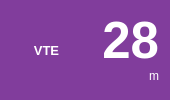
           <widget class="QFrame" name="frame_37">
            <property name="maximumSize">
             <size>
              <width>170</width>
              <height>120</height>
             </size>
            </property>
            <property name="styleSheet">
             <string notr="true">border-radius: 15px;
background-color: rgb(129, 61, 156);
color: rgb(255, 255, 255);</string>
            </property>
            <property name="frameShape">
             <enum>QFrame::Box</enum>
            </property>
            <property name="frameShadow">
             <enum>QFrame::Raised</enum>
            </property>
            <property name="lineWidth">
             <number>-17</number>
            </property>
            <property name="midLineWidth">
             <number>-8</number>
            </property>
            <layout class="QHBoxLayout" name="horizontalLayout_23">
             <item>
              <widget class="QLabel" name="label_88">
               <property name="font">
                <font>
                 <pointsize>10</pointsize>
                 <weight>75</weight>
                 <bold>true</bold>
                </font>
               </property>
               <property name="text">
                <string>VTE</string>
               </property>
               <property name="alignment">
                <set>Qt::AlignCenter</set>
               </property>
              </widget>
             </item>
             <item>
              <layout class="QVBoxLayout" name="verticalLayout_35">
               <property name="spacing">
                <number>0</number>
               </property>
               <item>
                <widget class="QLabel" name="label_89">
                 <property name="font">
                  <font>
                   <pointsize>38</pointsize>
                   <weight>75</weight>
                   <bold>true</bold>
                  </font>
                 </property>
                 <property name="lineWidth">
                  <number>1</number>
                 </property>
                 <property name="text">
                  <string>28</string>
                 </property>
                 <property name="alignment">
                  <set>Qt::AlignRight|Qt::AlignTrailing|Qt::AlignVCenter</set>
                 </property>
                </widget>
               </item>
               <item>
                <widget class="QLabel" name="label_90">
                 <property name="font">
                  <font>
                   <pointsize>9</pointsize>
                  </font>
                 </property>
                 <property name="text">
                  <string>m</string>
                 </property>
                 <property name="alignment">
                  <set>Qt::AlignRight|Qt::AlignTop|Qt::AlignTrailing</set>
                 </property>
                </widget>
               </item>
              </layout>
             </item>
            </layout>
           </widget>
